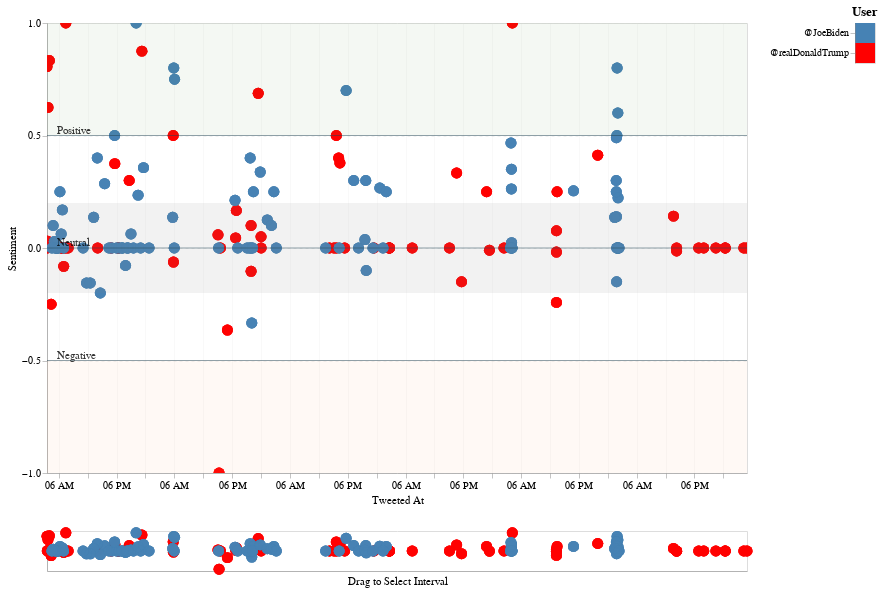

The cell this chart's notebook holds for it:
### Markdown cell above
<h4 align="center">Recent Tweets from @JoeBiden and @realDonaldTrump</h4>

### Code cell
#hide_input
plot_main_chart(df)

### Figure 1 — Vega-Lite specification as saved in the notebook (floating-point values rounded to 4 significant figures; data arrays with more than 128 entries replaced by an {"elided": "..."} marker saying what was removed)
{"config": {"background": "#fff", "arc": {"fill": "#3e5c69"}, "area": {"fill": "#3e5c69"}, "line": {"stroke": "#3e5c69"}, "path": {"stroke": "#3e5c69"}, "rect": {"fill": "#3e5c69"}, "shape": {"stroke": "#3e5c69"}, "symbol": {"fill": "#3e5c69"}, "axis": {"domainWidth": 0.5, "grid": true, "labelPadding": 2, "tickSize": 5, "tickWidth": 0.5, "titleFontWeight": "normal"}, "axisBand": {"grid": false}, "axisX": {"gridWidth": 0.2}, "axisY": {"gridDash": [3], "gridWidth": 0.4}, "legend": {"labelFontSize": 14, "padding": 1, "symbolType": "square"}, "range": {"category": ["#3e5c69", "#6793a6", "#182429", "#0570b0", "#3690c0", "#74a9cf", "#a6bddb", "#e2ddf2"]}}, "vconcat": [{"hconcat": [{"layer": [{"data": {"name": "data-5203efceb0112fdec2af698916b45136"}, "mark": {"type": "circle", "opacity": 0.5, "size": 120}, "encoding": {"color": {"type": "nominal", "field": "color", "scale": null}, "tooltip": [{"type": "nominal", "field": "username"}, {"type": "nominal", "field": "tweet_text"}], "x": {"type": "temporal", "axis": {"labels": true, "title": "Tweeted At"}, "field": "created_at_est", "scale": {"domain": {"selection": "selector002"}}}, "y": {"type": "quantitative", "axis": {"tickCount": 4, "title": "Sentiment"}, "field": "sentiment", "scale": {"domain": [-1, 1]}}}, "height": 450, "selection": {"selector003": {"type": "single"}}, "transform": [{"filter": {"selection": "selector001"}}], "width": 700}, {"layer": [{"mark": {"type": "rect", "color": "#488f31", "opacity": 0.06}, "encoding": {"y": {"type": "quantitative", "field": "positive_min"}, "y2": {"field": "positive_max"}}}, {"mark": {"type": "rect", "color": "gray", "opacity": 0.1}, "encoding": {"y": {"type": "quantitative", "field": "neutral_min"}, "y2": {"field": "neutral_max"}}}, {"mark": {"type": "rect", "color": "#f59b56", "opacity": 0.06}, "encoding": {"y": {"type": "quantitative", "field": "negative_min"}, "y2": {"field": "negative_max"}}}, {"data": {"name": "data-56608d9fdfc7fd8bc0c0e6221f81aa58"}, "mark": "rule", "encoding": {"color": {"value": "#224455"}, "opacity": {"value": 0.5}, "y": {"type": "quantitative", "field": "th_value"}}}, {"data": {"name": "data-56608d9fdfc7fd8bc0c0e6221f81aa58"}, "mark": {"type": "text", "align": "left", "dx": -340, "dy": -5}, "encoding": {"opacity": {"value": 0.8}, "text": {"type": "nominal", "field": "th"}, "y": {"type": "quantitative", "field": "th_value"}}}], "data": {"name": "data-bbbcc00f2d50b741179b27edea242a18"}}]}, {"data": {"name": "data-5203efceb0112fdec2af698916b45136"}, "mark": "rect", "encoding": {"color": {"condition": {"type": "nominal", "field": "color", "legend": null, "scale": null, "selection": "selector001"}, "value": "lightgray"}, "size": {"value": 150}, "y": {"type": "nominal", "axis": {"title": ""}, "field": "username_label"}}, "selection": {"selector001": {"type": "multi", "encodings": ["color"]}}, "title": "User"}]}, {"data": {"name": "data-5203efceb0112fdec2af698916b45136"}, "mark": {"type": "circle", "opacity": 0.5, "size": 120}, "encoding": {"color": {"type": "nominal", "field": "color", "scale": null}, "x": {"type": "temporal", "axis": {"tickCount": 0, "title": "Drag to Select Interval"}, "field": "created_at_est"}, "y": {"type": "quantitative", "axis": {"grid": false, "tickCount": 0, "title": ""}, "field": "sentiment", "scale": {"domain": [-1.1, 1.1]}}}, "height": 40, "selection": {"selector002": {"type": "interval", "encodings": ["x"]}}, "transform": [{"filter": {"selection": "selector001"}}], "width": 700}], "$schema": "https://vega.github.io/schema/vega-lite/v4.8.1.json", "datasets": {"data-5203efceb0112fdec2af698916b45136": {"elided": "1120 records"}, "data-bbbcc00f2d50b741179b27edea242a18": [{"negative_max": -1, "negative_min": -0.5, "neutral_max": 0.2, "neutral_min": -0.2, "positive_max": 1, "positive_min": 0.5}], "data-56608d9fdfc7fd8bc0c0e6221f81aa58": [{"th": "Negative", "th_value": -0.5}, {"th": "Neutral", "th_value": 0.0}, {"th": "Positive", "th_value": 0.5}]}}
